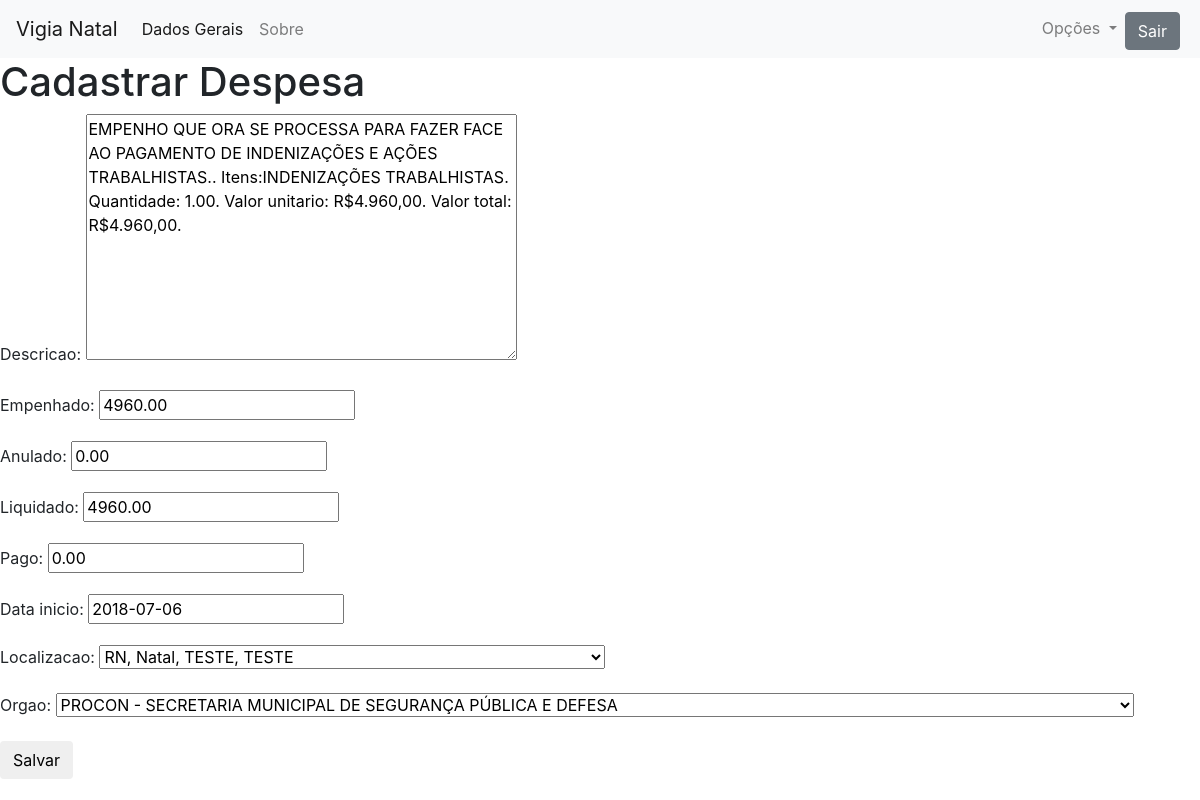
The page /despesa/1424/update (signed in) on the database its author committed.
### map_app/models.py (models this page shows, shortened)
class Despesa(models.Model):
    descricao = models.TextField()
    empenhado = models.DecimalField(max_digits=15, decimal_places=2)
    anulado = models.DecimalField(max_digits=15, decimal_places=2)
    liquidado = models.DecimalField(max_digits=15, decimal_places=2)
    pago = models.DecimalField(max_digits=15, decimal_places=2)
    data_inicio = models.DateField()
    data_update = models.DateField(auto_now = True)
    localizacao = models.ForeignKey(Localizacao, on_delete = models.SET_NULL, null = True, blank = True)
    orgao = models.ForeignKey(Orgao, on_delete = models.CASCADE)

### map_app/views.py (the view)
# urls.py: path('despesa/<int:pk>/update', views.DespesaUpdateView.as_view(), name = 'despesa_update'),
class DespesaUpdateView(LoginRequiredMixin, UpdateView):
    login_url = '/login/'
    redirect_field_name = 'map_app/despesa_detail.html'
    form_class = DespesaForm
    model = Despesa

### map_app/forms.py
class DespesaForm(forms.ModelForm):
    class Meta():
        model = Despesa
        exclude = ['data_update']

### map_app/models.py (called while the page is built)
    def __str__(self):
        str = self.estado + ', ' + self.cidade +', ' + self.bairro
        if self.endereco != '':
            str += ', ' + self.endereco
        return str

    def __str__(self):
        str = self.instituicao.nome
        str += ' - '
        str += self.nome
        return str

### map_app/templates/map_app/despesa_form.html (shortened to what this page needs)
{% extends "map_app/base.html" %}
  {% block body_block %}
  <div class="conteiner">
    <h1>Cadastrar Despesa</h1>
    <form class="despesa-form"  method="POST">
      {{form.as_p}}
      <button type="submit" class='save btn btn-default'>Salvar</button>
    </form>
  </div>
  {% endblock %}

### rows shown on the page
Despesa: descricao "EMPENHO QUE ORA SE PROCESSA PARA FAZER FACE AO PAGAMENTO DE INDENIZAÇÕES E AÇÕES TRABALHISTAS.. Itens:INDENIZAÇÕES TRABALHISTAS. Quantidade: 1.00. Valor unitario: R$4.960,00. Valor total: R$4.960,00.", empenhado "4960.00", anulado "0.00", liquidado "4960.00", pago "0.00", data_inicio "2018-07-06", localizacao "RN, Natal, TESTE, TESTE", orgao "PROCON - SECRETARIA MUNICIPAL DE SEGURANÇA PÚBLICA E DEFESA"
